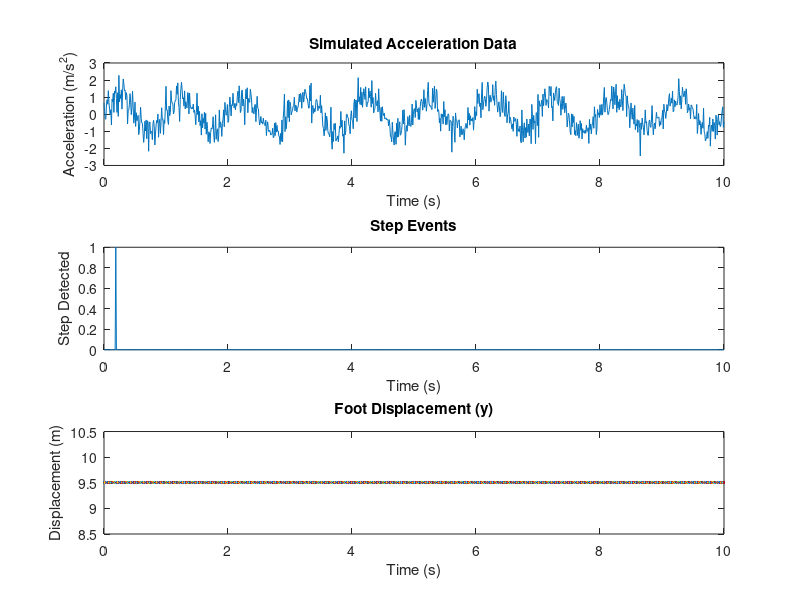

Reproduce this figure in MATLAB.
% Define states for the hybrid system
IDLE = 1;
DETECTION = 2;
COUNTING = 3;

% Initialize parameters
currentState = IDLE;  % Initial state
stepCount = 0;        % Step count
thresholdDetect = 1.0;   % Threshold to detect movement (arbitrary units)
thresholdCount = 1.2;    % Threshold to transition to step counting
timeStep = 0.01;         % Time step for integration (seconds)
totalTime = 10;          % Total simulation time (seconds)
time = 0:timeStep:totalTime;  % Time vector

% Simulated accelerometer data 
acceleration = sin(2 * pi * 1 * time) + 0.5 * randn(size(time));  % Noisy sine wave acceleration

% Array to store step events
stepEvents = zeros(size(time));

% Parameters for differential equation (foot vertical displacement)
omega = 2 * pi;        % Frequency of oscillation (natural frequency of foot movement)
y = 20;                 % Initial vertical displacement
v = 10;                 % Initial velocity
y_threshold = 17.5;     % Threshold for step detection (based on vertical displacement)

for i = 1:length(time)
    accelMag = abs(acceleration(i));  % Use magnitude of acceleration
    
    switch currentState
        case IDLE
            % Detect movement to switch to detection mode
            if accelMag > thresholdDetect
                currentState = DETECTION;
            end
        
        case DETECTION
            % Detect if acceleration surpasses the walking threshold
            if accelMag > thresholdCount
                currentState = COUNTING;
            elseif accelMag < thresholdDetect
                currentState = IDLE;  % Return to IDLE if no further activity
            end
        
        case COUNTING
            % Use a differential equation to model the foot's vertical displacement
            % Simple harmonic motion: d^2y/dt^2 + omega^2 * y = 0
            % Euler's method to update y (displacement) and v (velocity)
            v = v - omega^2 * y * timeStep;  % Update velocity
            y = y + v * timeStep;            % Update displacement
            
            % Count step if the displacement exceeds the threshold
            if abs(y) > y_threshold
                stepCount = stepCount + 1;   % Increment step count
                stepEvents(i) = 1;           % Mark step event
                y = 10;  % Reset displacement after step is counted
            end
            
            % Transition back to DETECTION mode if acceleration drops
            if accelMag < thresholdDetect
                currentState = DETECTION;
            end
    end
end

% Plot the results
figure;
subplot(3, 1, 1);
plot(time, acceleration);
title('Simulated Acceleration Data');
xlabel('Time (s)');
ylabel('Acceleration (m/s^2)');

subplot(3, 1, 2);
plot(time, stepEvents);
title('Step Events');
xlabel('Time (s)');
ylabel('Step Detected');

subplot(3, 1, 3);
plot(time, y);
title('Foot Displacement (y)');
xlabel('Time (s)');
ylabel('Displacement (m)');

disp(['Total steps counted: ', num2str(stepCount)]);
